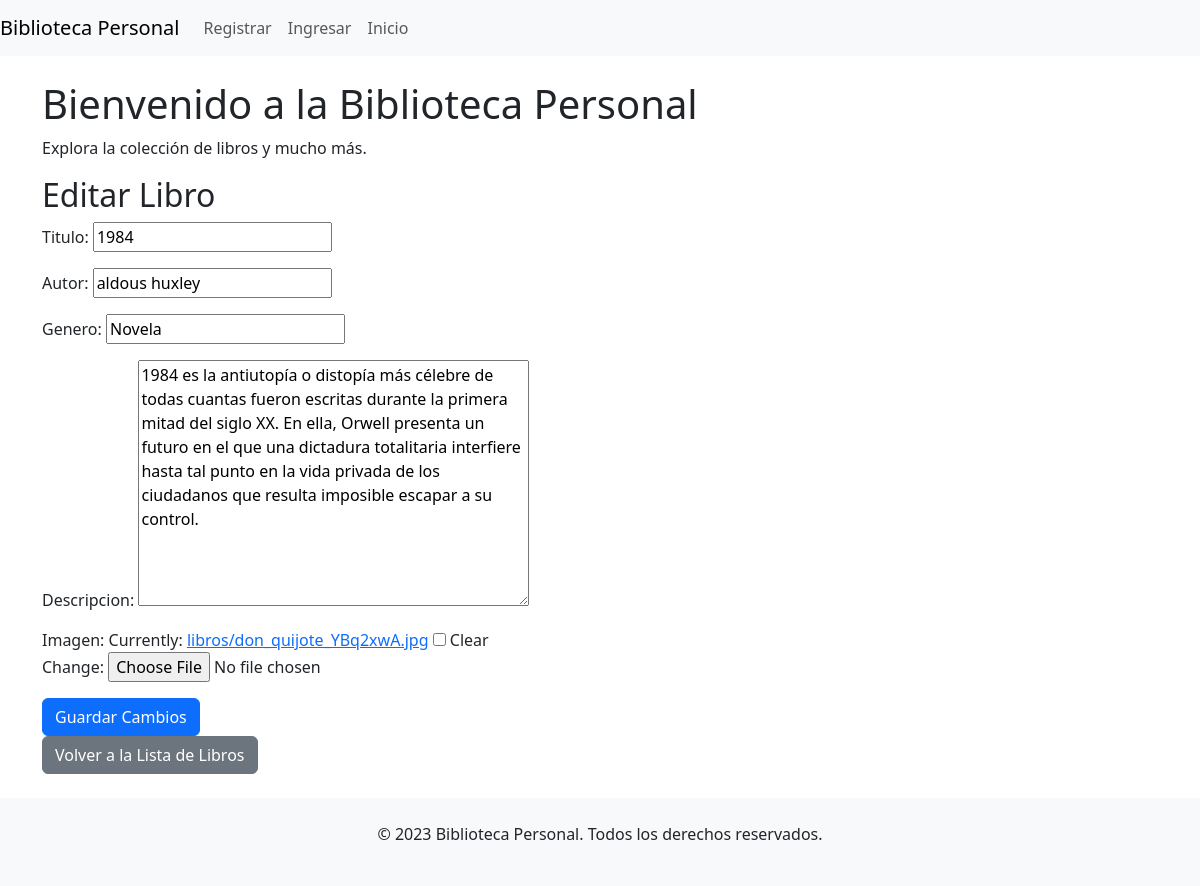
The app's page /libros/editar/1/ with its own data.
### libros/models.py (models this page shows, shortened)
class Libro(models.Model):
    titulo = models.CharField(max_length=255)
    autor = models.CharField(max_length=100)
    genero = models.CharField(max_length=50)
    descripcion = models.TextField(blank=True, null=True)
    imagen = models.ImageField(upload_to='libros/', blank=True, null=True)

### libros/views.py (the view)
# urls.py: path('editar/<int:libro_id>/', views.editar_libro, name='editar_libro'),
def editar_libro(request, libro_id):
    libro = get_object_or_404(Libro, pk=libro_id)
    if request.method == 'POST':
        form = LibroForm(request.POST, request.FILES, instance=libro)
        if form.is_valid():
            form.save()
            return redirect('lista_libros')
    else:
        form = LibroForm(instance=libro)
    return render(request, 'libros/editar_libro.html', {'form': form, 'libro': libro})

### libros/forms.py
class LibroForm(forms.ModelForm):
    class Meta:
        model = Libro
        fields = ['titulo', 'autor', 'genero', 'descripcion', 'imagen']

### libros/templates/libros/editar_libro.html
{% extends 'inicio/homepage.html' %} {% block content %}
<h2>Editar Libro</h2>
<form method="post" enctype="multipart/form-data">
  {% csrf_token %} {{ form.as_p }}
  <button type="submit" class="btn btn-primary">Guardar Cambios</button>
</form>
<a href="{% url 'lista_libros' %}" class="btn btn-secondary"
  >Volver a la Lista de Libros</a
>
{% endblock %}

### records on screen
Libro: titulo "1984", autor "aldous huxley", genero "Novela", descripcion "1984 es la antiutopía o distopía más célebre de todas cuantas fueron escritas durante la primera mitad del siglo XX. En ella, Orwell presenta un futuro en el que una dictadura totalitaria interfiere hasta tal punto en la vida privada de los ciudadanos que resulta imposible escapar a su control."
